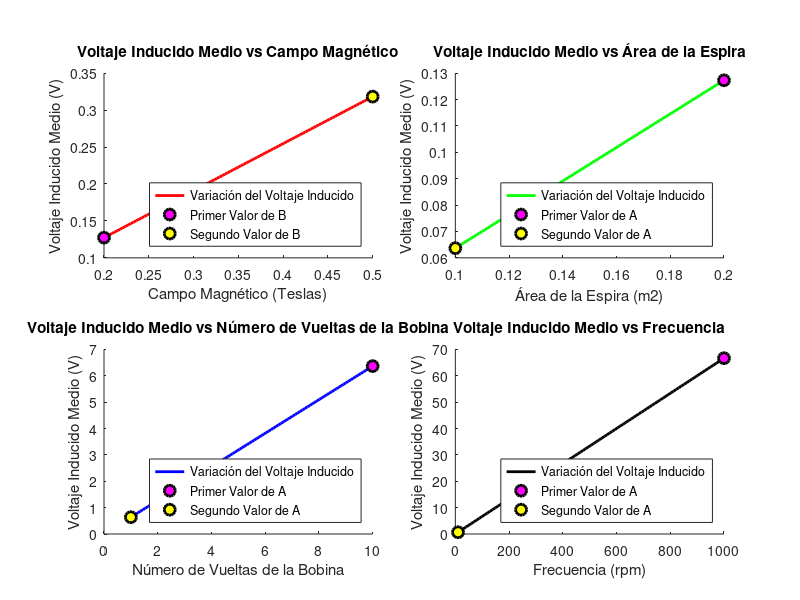
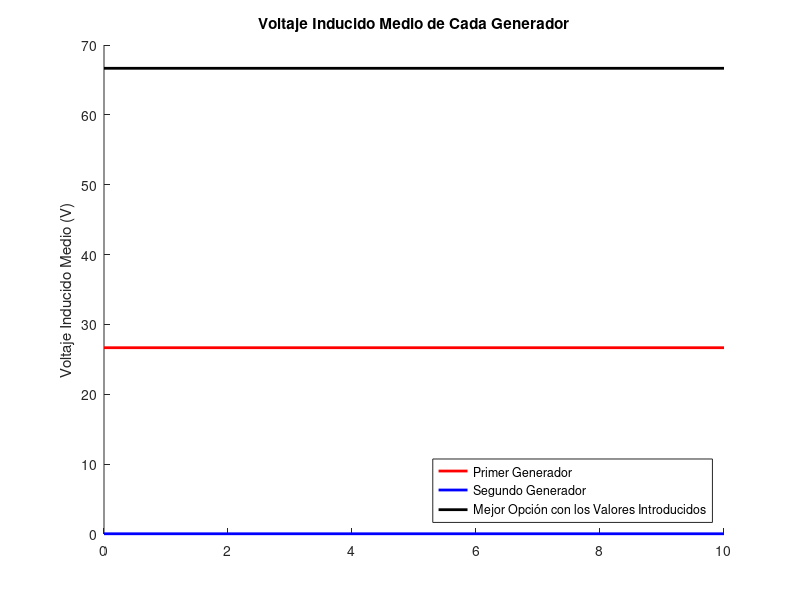

Write MATLAB code to recreate these figures, in order.
% Clean screen and variables
% Limpiar pantalla y variables
clc
clear

% Ask user for the first generator initial data
% Preguntar al usuario los datos iniciales del primer generador
prompt = {'Campo Magnético [T]','Área de la Espira [m2]','Número de Vueltas de la Bobina','Frecuencia [rpm]'};
digtitle = 'Introduce los Valores del Primer Generador';
dims = [1 25];
definput = {'0.2','0.2','10','1000'};
answer = inputdlg(prompt, digtitle, dims, definput);

% Convert input strings to number
% Convertir strings de entrada a números
B1 = str2num(answer{1});
A1 = str2num(answer{2});
N1 = str2num(answer{3});
RPM1 = str2num(answer{4});

% Ask user for the second generator initial data
% Preguntat al usuario por datos iniciales del segundo generador
prompt = {'Campo Magnético [T]','Área de la Espira [m2]','Número de Vueltas de la Bobina','Frecuencia [rpm]'};
digtitle = 'Introduce los Valores del Segundo Generador';
dims = [1 25];
definput = {'0.5','0.1','1','10'};
answer = inputdlg(prompt, digtitle, dims, definput);

% Convert input strings to number
% Convertir strings de entrada a números
B2 = str2num(answer{1});
A2 = str2num(answer{2});
N2 = str2num(answer{3});
RPM2 = str2num(answer{4});

% Set maximum and minimum values of the initial data
% Establecer valores máximos y mínimos de los datos iniciales
Bmin = min(B1,B2);
Bmax = max(B1,B2);
Amin = min(A1,A2);
Amax = max(A1,A2);
Nmin = min(N1,N2);
Nmax = max(N1,N2);
RPMmin = min(RPM1,RPM2);
RPMmax = max(RPM1,RPM2);

% Calculate the percentage of generator improvement
% Calcular porcentaje de mejora del generador
Bi = (Bmax-Bmin)/100;
Ai = (Amax-Amin)/100;
Ni = (Nmax-Nmin)/100;
RPMi = (RPMmax-RPMmin)/100;

% Create vectors of parameters change
% Crear vectores de cambio en parámetros
B = [Bmin:Bi:Bmax];
A = [Amin:Ai:Amax];
N = [Nmin:Ni:Nmax];
RPM = [RPMmin:RPMi:RPMmax];

% Create figure
% Crear figura
figure('Name','Variación del Voltaje Inducido Respecto a la Diferencia de los Valores Introducidos','Position',[1,1000,5000,3000])

% Plot the induction voltage vs magnetic field plot
% Graficar el voltaje inducido vs campo magnético
subplot(2,2,1)
EB = (2/pi)*B;
EB1 = (2/pi)*B1;
EB2 = (2/pi)*B2;
hold on
title('Voltaje Inducido Medio vs Campo Magnético')
xlabel('Campo Magnético (Teslas)')
ylabel('Voltaje Inducido Medio (V)')
plot(B,EB,'Color','r','LineWidth',2)
plot(B1,EB1,'sk','Marker','o','MarkerFaceColor','magenta','MarkerSize',8,'LineWidth',2)
plot(B2,EB2,'sk','Marker','o','MarkerFaceColor','yellow','MarkerSize',8,'LineWidth',2)
legend('Variación del Voltaje Inducido','Primer Valor de B','Segundo Valor de B','Location','Southeast')

% Plot the induction voltage vs spiral area
% Graficar el voltaje inducido vs área de espiral
subplot(2,2,2)
EA = (2/pi)*A;
EA1 = (2/pi)*A1;
EA2 = (2/pi)*A2;
hold on
title('Voltaje Inducido Medio vs Área de la Espira')
xlabel('Área de la Espira (m2)')
ylabel('Voltaje Inducido Medio (V)')
plot(A,EA,'Color','g','LineWidth',2)
plot(A1,EA1,'sk','Marker','o','MarkerFaceColor','magenta','MarkerSize',8,'LineWidth',2)
plot(A2,EA2,'sk','Marker','o','MarkerFaceColor','yellow','MarkerSize',8,'LineWidth',2)
legend('Variación del Voltaje Inducido','Primer Valor de A','Segundo Valor de A','Location','Southeast')

% Plot the induction voltage vs coil turn number
% Graficar el voltaje inducido vs número de vueltas de la bobina
subplot(2,2,3)
EN = (2/pi)*N;
EN1 = (2/pi)*N1;
EN2 = (2/pi)*N2;
hold on
title('Voltaje Inducido Medio vs Número de Vueltas de la Bobina')
xlabel('Número de Vueltas de la Bobina')
ylabel('Voltaje Inducido Medio (V)')
plot(N,EN,'Color','b','LineWidth',2)
plot(N1,EN1,'sk','Marker','o','MarkerFaceColor','magenta','MarkerSize',8,'LineWidth',2)
plot(N2,EN2,'sk','Marker','o','MarkerFaceColor','yellow','MarkerSize',8,'LineWidth',2)
legend('Variación del Voltaje Inducido','Primer Valor de A','Segundo Valor de A','Location','Southeast')

% Plot the induction voltage vs frequency
% Graficar el voltaje inducido vs frecuencia
subplot(2,2,4)
w = RPM*pi/30;
ERPM = (2/pi)*w;
w1 = RPM1*pi/30;
ERPM1 = (2/pi)*w1;
w2 = RPM2*pi/30;
ERPM2 = (2/pi)*w2;
hold on
title('Voltaje Inducido Medio vs Frecuencia')
xlabel('Frecuencia (rpm)')
ylabel('Voltaje Inducido Medio (V)')
plot(RPM,ERPM,'Color','k','LineWidth',2)
plot(RPM1,ERPM1,'sk','Marker','o','MarkerFaceColor','magenta','MarkerSize',8,'LineWidth',2)
plot(RPM2,ERPM2,'sk','Marker','o','MarkerFaceColor','yellow','MarkerSize',8,'LineWidth',2)
legend('Variación del Voltaje Inducido','Primer Valor de A','Segundo Valor de A','Location','Southeast')

% Close the figures after 10 seconds
% Cerrar las figuras después de 10 segundos
pause(10)
close all

% Plot the induction voltage comparation
% Graficar la comparación de voltajes inducidos
figure('Name','Comparación de los Voltajes Inducidos Medios','Position',[1,1000,5000,3000])

o = 0:1:10;
E1 = (2/pi)*N1*A1*B1*w1+(o*0);
E2 = (2/pi)*N2*A2*B2*w2+(o*0);
EM = (2/pi)*Nmax*Amax*Bmax*(RPMmax*pi/30)+(o*0);
hold on
title('Voltaje Inducido Medio de Cada Generador')
xlabel(' ')
ylabel('Voltaje Inducido Medio (V)')
plot(o,E1,'Color','r','LineWidth',2)
plot(o,E2,'Color','b','LineWidth',2)
plot(o,EM,'Color','k','LineWidth',2)
legend('Primer Generador','Segundo Generador','Mejor Opción con los Valores Introducidos','Location','Southeast')

pause(10)
close all

dB = EB(length(EB))-EB(1);
dA = EA(length(EA))-EA(1);
dN = EN(length(EN))-EN(1);
dRPM = ERPM(length(ERPM))-ERPM(1);

fprintf('Resultados - Comparación de la Diferencia de Magnitudes: \n')
fprintf(['  Variación de Voltaje por Diferencia de Campos Magnéticos:                %.4f Voltios \n'], dB)
fprintf(['  Variación de Voltaje por Diferencia de Áreas de las Espiras:             %.4f Voltios \n'], dA)
fprintf(['  Variación de Voltaje por Diferencia de Número de Vueltas de la Bobina:   %.4f Voltios \n'], dN)
fprintf(['  Variación de Voltaje por Diferencia de RPM:                              %.4f Voltios \n\n'], dRPM)
fprintf('Resultados - Comparación de los Dos Generadores: \n')
fprintf(['  Voltaje Inducido por el Primer Generador:  %.4f Voltios \n'], E1(1))
fprintf(['      Campo Magnético (B):                   %.4f Teslas \n'], B1)
fprintf(['      Área de la Espira (A):                 %.4f Metros Cuadrados \n'], A1)
fprintf(['      Número de Vueltas de la Bobina (N):    %.4f \n'], N1)
fprintf(['      Frecuencia (f):                        %.4f RPM \n\n'], RPM1)
fprintf(['  Voltaje Inducido por el Segundo Generador: %.4f Voltios \n'], E2(1))
fprintf(['      Campo Magnético (B):                   %.4f Teslas \n'], B2)
fprintf(['      Área de la Espira (A):                 %.4f Metros Cuadrados \n'], A2)
fprintf(['      Número de Vueltas de la Bobina (N):    %.4f \n'], N2)
fprintf(['      Frecuencia (f):                        %.4f RPM \n\n'], RPM2)
fprintf('Resultados - Mejores Parámetros Para Un Mayor Voltaje Inducido con los Valores Proporcionados: \n')
fprintf(['  Voltaje Inducido:                          %.4f Voltios \n'], EM(1))
fprintf(['      Campo Magnético (B):                   %.4f Teslas \n'], Bmax)
fprintf(['      Área de la Espira (A):                 %.4f Metros Cuadrados \n'], Amax)
fprintf(['      Número de Vueltas de la Bobina (N):    %.4f \n'], Nmax)
fprintf(['      Frecuencia (f):                        %.4f RPM \n\n'], RPMmax)
